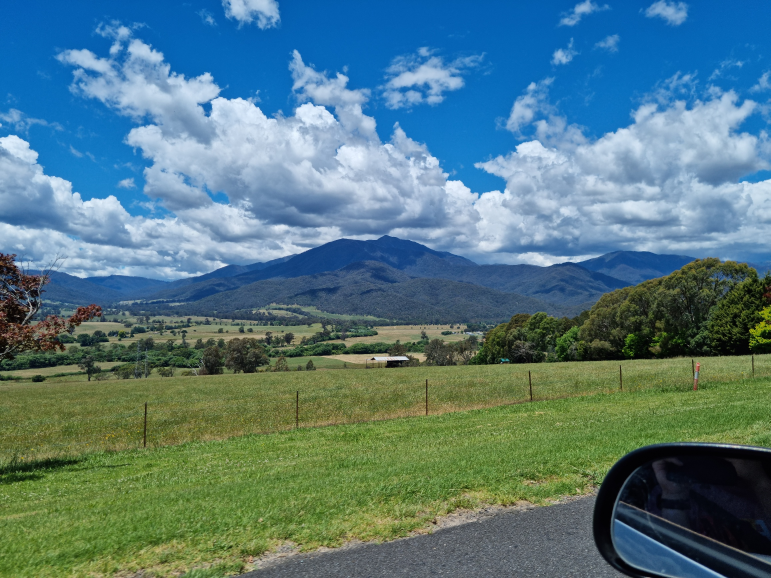
#> input picture Course/ComputerVision/new image.jpg, 2312 x 1734 px (shown at 1/3 size); its folder holds only this picture in this run
$ python batchImageResize.py
#> lines starting #> are read from the running program, lines starting #| are printed output that depends on the picture
import cv2
from random import seed
from random import randint

import cv2
import os

def load_images_from_folder(folder):
    images = []
    for filename in os.listdir(folder):
        img = cv2.imread(os.path.join(folder,filename), 1)
        if img is not None:
            images.append(img)
    return images

def resize_Image(image):
    rezised=cv2.resize(image, (100,100))
    seed(100)
    randomNumber = randint(1,1000)
    cv2.imwrite(str(randomNumber) + "_resized.jpg", rezised)
    print("maybe it worked...?")

# [8 lines of commented-out code are left out]
import glob

images = glob.glob("*.jpg")

for img in images:
    image=cv2.imread(img, 1)
#> image is the input picture: shape (1734, 2312, 3); mean B, G, R 128.5, 121.2, 85.5
    resized=cv2.resize(image,(100,100))
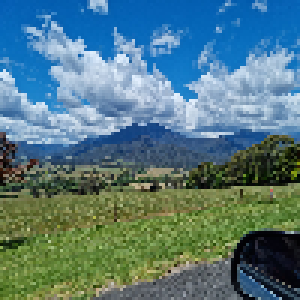
#> resized: shape (100, 100, 3) (shown 3 times larger); mean B, G, R 128.2, 121, 85.3
    cv2.imshow("hello",resized)
    cv2.waitKey(500)
    cv2.destroyAllWindows()
    cv2.imwrite("resized_" + img,resized)

print('Images processed for current directory')
